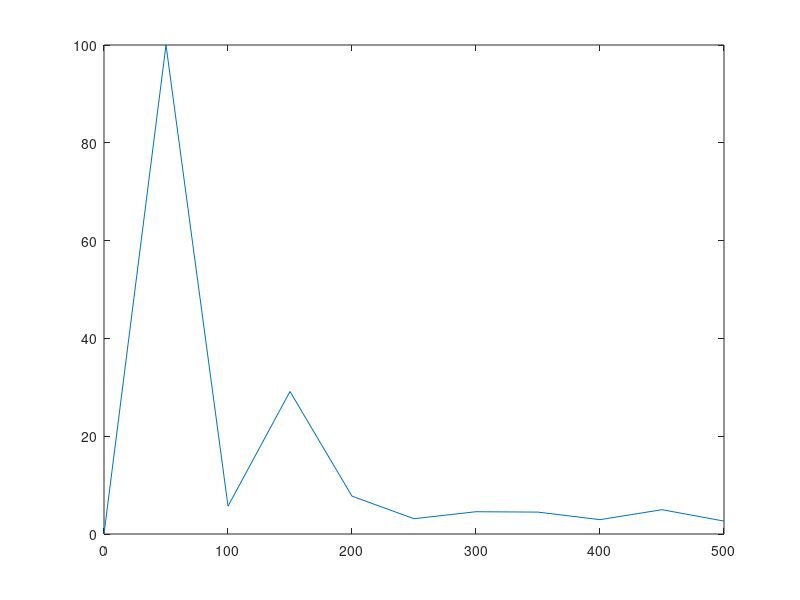

This chart was generated by the following MATLAB code:
clc;
close all;
clear all;

% Fs = 1000;            % Sampling frequency                    
% T = 1/Fs;             % Sampling period       
% L = 100;             % Length of signal
% t = (0:L-1)*T;        % Time vector
% 
% S = 0.7*sin(2*pi*50*t) + sin(2*pi*120*t);

L = 20;
Fs = 1000;

S = [315
270
275
358
370
474
498
518
540
562
644
719
753
730
630
541
517
496
475
448
];
S = S-mean(S);

Y = fft(S);
P2 = abs(Y/L);
P1 = P2(1:L/2+1);
P1(2:end-1) = 2*P1(2:end-1)
f = Fs*(0:(L/2))/L;
maxP1 = max(P1);
P1 = 100*(P1/maxP1)
plot(f,P1) 